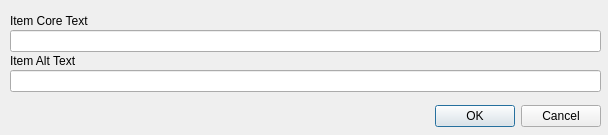
<?xml version="1.0" encoding="UTF-8"?>
<ui version="4.0">
 <class>Dialog</class>
 <widget class="QDialog" name="Dialog">
  <property name="geometry">
   <rect>
    <x>0</x>
    <y>0</y>
    <width>608</width>
    <height>135</height>
   </rect>
  </property>
  <property name="windowTitle">
   <string>Dialog</string>
  </property>
  <widget class="QDialogButtonBox" name="buttonBox">
   <property name="geometry">
    <rect>
     <x>260</x>
     <y>100</y>
     <width>341</width>
     <height>32</height>
    </rect>
   </property>
   <property name="orientation">
    <enum>Qt::Horizontal</enum>
   </property>
   <property name="standardButtons">
    <set>QDialogButtonBox::Cancel|QDialogButtonBox::Ok</set>
   </property>
  </widget>
  <widget class="QLineEdit" name="coreText">
   <property name="geometry">
    <rect>
     <x>10</x>
     <y>30</y>
     <width>591</width>
     <height>22</height>
    </rect>
   </property>
  </widget>
  <widget class="QLineEdit" name="altText">
   <property name="geometry">
    <rect>
     <x>10</x>
     <y>70</y>
     <width>591</width>
     <height>22</height>
    </rect>
   </property>
  </widget>
  <widget class="QLabel" name="label_4">
   <property name="geometry">
    <rect>
     <x>10</x>
     <y>10</y>
     <width>111</width>
     <height>21</height>
    </rect>
   </property>
   <property name="text">
    <string>Item Core Text</string>
   </property>
  </widget>
  <widget class="QLabel" name="label_5">
   <property name="geometry">
    <rect>
     <x>10</x>
     <y>50</y>
     <width>111</width>
     <height>21</height>
    </rect>
   </property>
   <property name="text">
    <string>Item Alt Text</string>
   </property>
  </widget>
 </widget>
 <resources/>
 <connections>
  <connection>
   <sender>buttonBox</sender>
   <signal>accepted()</signal>
   <receiver>Dialog</receiver>
   <slot>accept()</slot>
   <hints>
    <hint type="sourcelabel">
     <x>248</x>
     <y>254</y>
    </hint>
    <hint type="destinationlabel">
     <x>157</x>
     <y>274</y>
    </hint>
   </hints>
  </connection>
  <connection>
   <sender>buttonBox</sender>
   <signal>rejected()</signal>
   <receiver>Dialog</receiver>
   <slot>reject()</slot>
   <hints>
    <hint type="sourcelabel">
     <x>316</x>
     <y>260</y>
    </hint>
    <hint type="destinationlabel">
     <x>286</x>
     <y>274</y>
    </hint>
   </hints>
  </connection>
 </connections>
</ui>
